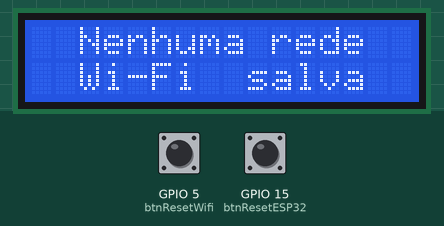
Recording of a sketch running on a simulated ESP32. Shown: 16×2 character LCD. Inputs (shaded band) come from the test bench; at power-on: GPIO 5 (btnResetWifi) HIGH, GPIO 15 (btnResetESP32) HIGH. WiFi joins after 1.5 s; servers stay silent unless stated; what the sketch prints to the serial monitor is not drawn. At 15.5 s the program restarts the board; the recording ends there.

Above: at 2.7 s.
At 12.4 s:
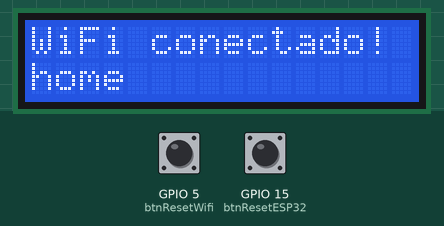
12.5 s: GPIO 5 (btnResetWifi) pulled LOW for 0.15 s
At 13.5 s:
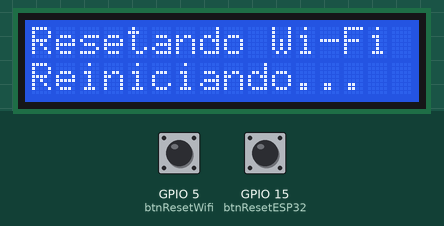
Timing chart, 0 to 15.5 s (numbered marks = the images above; inputs shaded):
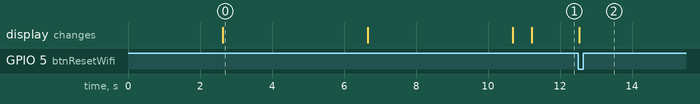

The sketch:

WifiManagerDisplay.ino
```cpp
#include <WiFiManager.h> // Biblioteca do WiFiManager
#include <LiquidCrystal_I2C.h> // Biblioteca do LCD

LiquidCrystal_I2C lcd(0x27, 16, 2); // Configura o LCD 16x2

const int btnResetWifi = 5; // Pino do botão (GPIO 5)
const int btnResetESP32 = 15; // Pino do botão (GPIO 15)
WiFiManager wm; // Instância do WiFiManager

void setup() {
    Serial.begin(115200);

    // Configura o pino do botão como entrada com pull-up interno
    pinMode(btnResetWifi, INPUT_PULLUP);
    pinMode(btnResetESP32, INPUT_PULLUP);

    lcd.init(); // Inicializa o LCD
    lcd.backlight(); // Liga a luz de fundo do LCD
    lcd.setCursor(0, 0);
    lcd.print("   Domus Tech   ");
    lcd.setCursor(0, 1);
    lcd.print("Carregando...");
    delay(2000);

    // Verifica se há redes Wi-Fi salvas no WiFiManager
    if (hasSavedNetworks()) {
        Serial.println("Wi-Fi salvo encontrado. Tentando conectar...");
        lcd.clear();
        lcd.setCursor(0, 0);
        lcd.print("WiFi salvo");
        lcd.setCursor(0, 1);
        lcd.print("Conectando...");
        delay(500);

        WiFi.begin(); // Tenta conectar ao Wi-Fi salvo

        // Aguarda até conectar ou até o timeout de 10 segundos
        unsigned long startAttemptTime = millis();
        while (WiFi.status() != WL_CONNECTED && millis() - startAttemptTime < 10000) {
            delay(500);
            Serial.print(".");
        }

        if (WiFi.status() == WL_CONNECTED) {
            Serial.println("Conectado ao Wi-Fi!");
            lcd.clear();
            lcd.setCursor(0, 0);
            lcd.print("WiFi conectado!");
            lcd.setCursor(0, 1);
            lcd.print(WiFi.SSID());
        } else {
            Serial.println("Falha ao conectar ao Wi-Fi salvo.");
            lcd.clear();
            lcd.setCursor(0, 0);
            lcd.print("Falha na conexao");
            delay(3000);
            lcd.setCursor(0, 1);
            lcd.print("Reiniciando...");
            delay(4000);
            ESP.restart(); // Reinicia a ESP32
        }
    } else {
        Serial.println("Nenhuma rede Wi-Fi salva foi encontrada.");
        lcd.clear();
        lcd.setCursor(0, 0);
        lcd.print("  Nenhuma rede  ");
        lcd.setCursor(0, 1);
        lcd.print("  Wi-Fi  salva  ");
        delay(4000);
        iniciarModoConfiguracaoWiFi();
    }
}

void loop() {
    // Verifica continuamente se o botão foi pressionado para resetar o Wi-Fi
    if (digitalRead(btnResetWifi) == LOW) {
        Serial.println("Botão pressionado. Resetando configurações de Wi-Fi...");
        lcd.clear();
        lcd.setCursor(0, 0);
        lcd.print("Resetando Wi-Fi");
        lcd.setCursor(0, 1);
        lcd.print("Reiniciando...");
        wm.resetSettings(); // Reseta as configurações de Wi-Fi salvas
        delay(3000);
        ESP.restart();
    }

    // Reinicia a ESP32
    if (digitalRead(btnResetESP32) == LOW) {
        Serial.println("Botão pressionado. Reiniciando...");
        lcd.clear();
        lcd.setCursor(0, 0);
        lcd.print("Reiniciando...");
        delay(3000);
        ESP.restart();
    }

    if (WiFi.status() == WL_CONNECTED) {
        scrollSSID(WiFi.SSID());
    }
}

// Função para verificar se há redes Wi-Fi salvas no WiFiManager
bool hasSavedNetworks() {
    WiFi.mode(WIFI_STA); // Garante que estamos no modo estação
    WiFi.begin();        // Inicia o WiFi com credenciais salvas, se houver

    delay(500);

    // Verifica se temos um SSID salvo
    if (WiFi.SSID() != "") {
        return true;
    } else {
        return false;
    }
}

// Função para iniciar o modo de configuração de Wi-Fi
void iniciarModoConfiguracaoWiFi() {
    Serial.println("Entrando em modo de configuração Wi-Fi...");
    lcd.clear();
    lcd.setCursor(0, 0);
    lcd.print("Entrando em modo");
    lcd.setCursor(0, 1);
    lcd.print("de config Wi-Fi");
    delay(4000);
    lcd.clear();
    lcd.setCursor(0, 0);
    lcd.print("Por favor, faca");
    lcd.setCursor(0, 1);
    lcd.print("a configuracao");
    delay(500);

    // Inicia o WiFiManager para modo de configuração
    bool res = wm.autoConnect("Domus_Tech", "123123123");
    if (!res) {
        Serial.println("Falha na configuração do Wi-Fi");
        lcd.clear();
        lcd.setCursor(0, 0);
        lcd.print("Falha Config");
        delay(3000);
        lcd.setCursor(0, 1);
        lcd.print("Reiniciando...");
        delay(4000);
        ESP.restart();
    } else {
        Serial.println("Wi-Fi Configurado com sucesso!");
        lcd.clear();
        lcd.setCursor(0, 0);
        lcd.print("WiFi conectado!");
        lcd.setCursor(0, 1);
        lcd.print(WiFi.SSID());
    }
}

// Função para rolar o nome do SSID no display
void scrollSSID(String ssid) {
    int len = ssid.length();
    // Se o SSID couber na tela, exibe diretamente
    if (len <= 16) {
        lcd.setCursor(0, 1);
        lcd.print(ssid);
    } else {
        // Exibe o SSID parado por 3 segundos antes de iniciar a rolagem
        lcd.setCursor(0, 1);
        lcd.print(ssid.substring(0, 16));
        delay(3000);

        ssid += "   ";
        for (int start = 0; start < len + 3; start++) {
            String scrollText = ssid.substring(start);
            if (scrollText.length() < 16) {
                scrollText += ssid.substring(0, 16 - scrollText.length());
            }
            lcd.setCursor(0, 1);
            lcd.print(scrollText);
            delay(300);
        }
    }
}
```

Measured:
- after the input at 12.5 s, the display: changes at once (image 2)
- what the display in image 0 shows lasts 4.1 s, from 2.6 s to 6.7 s
